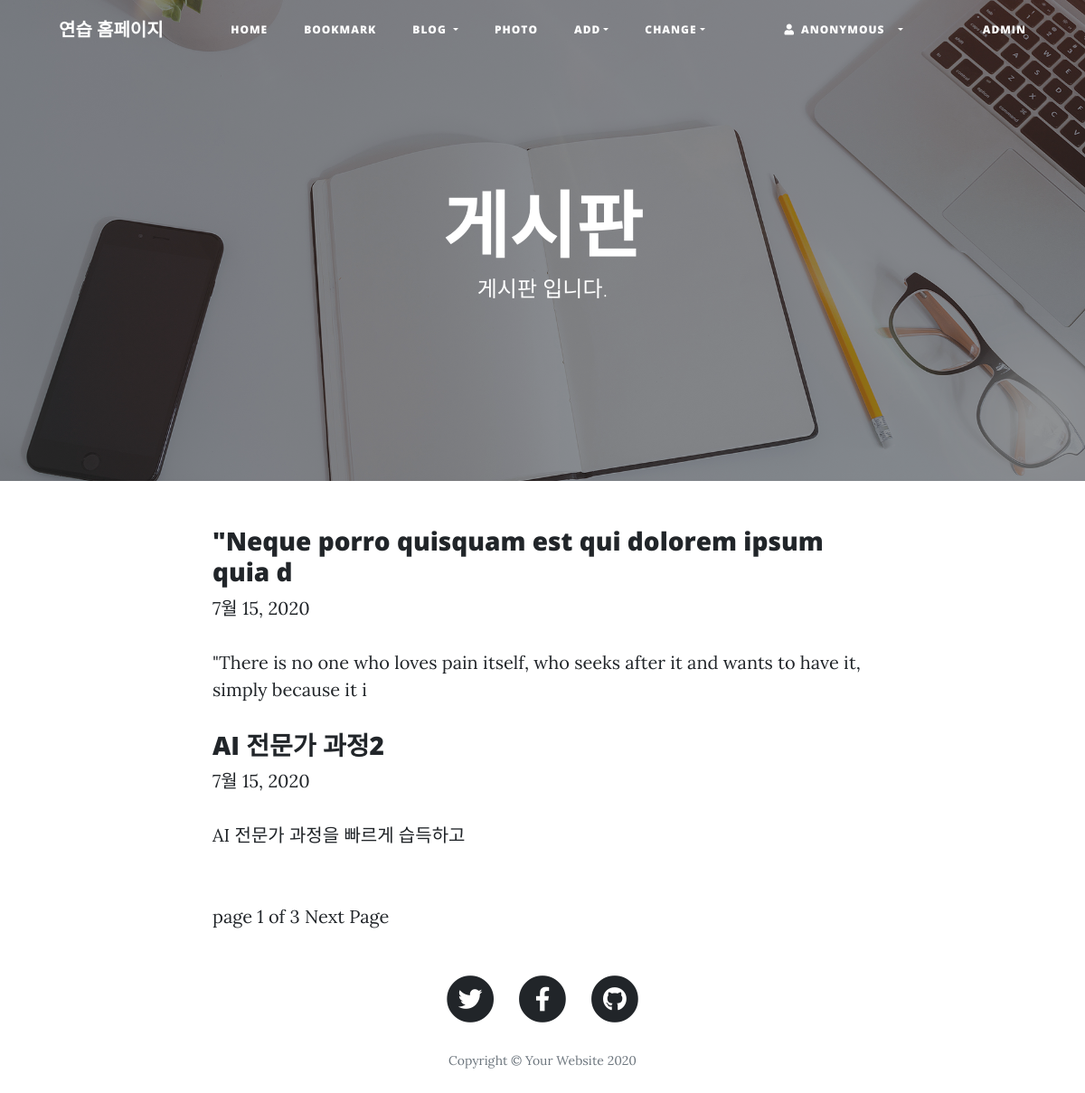
The page /blog/ on the database as committed earlier.
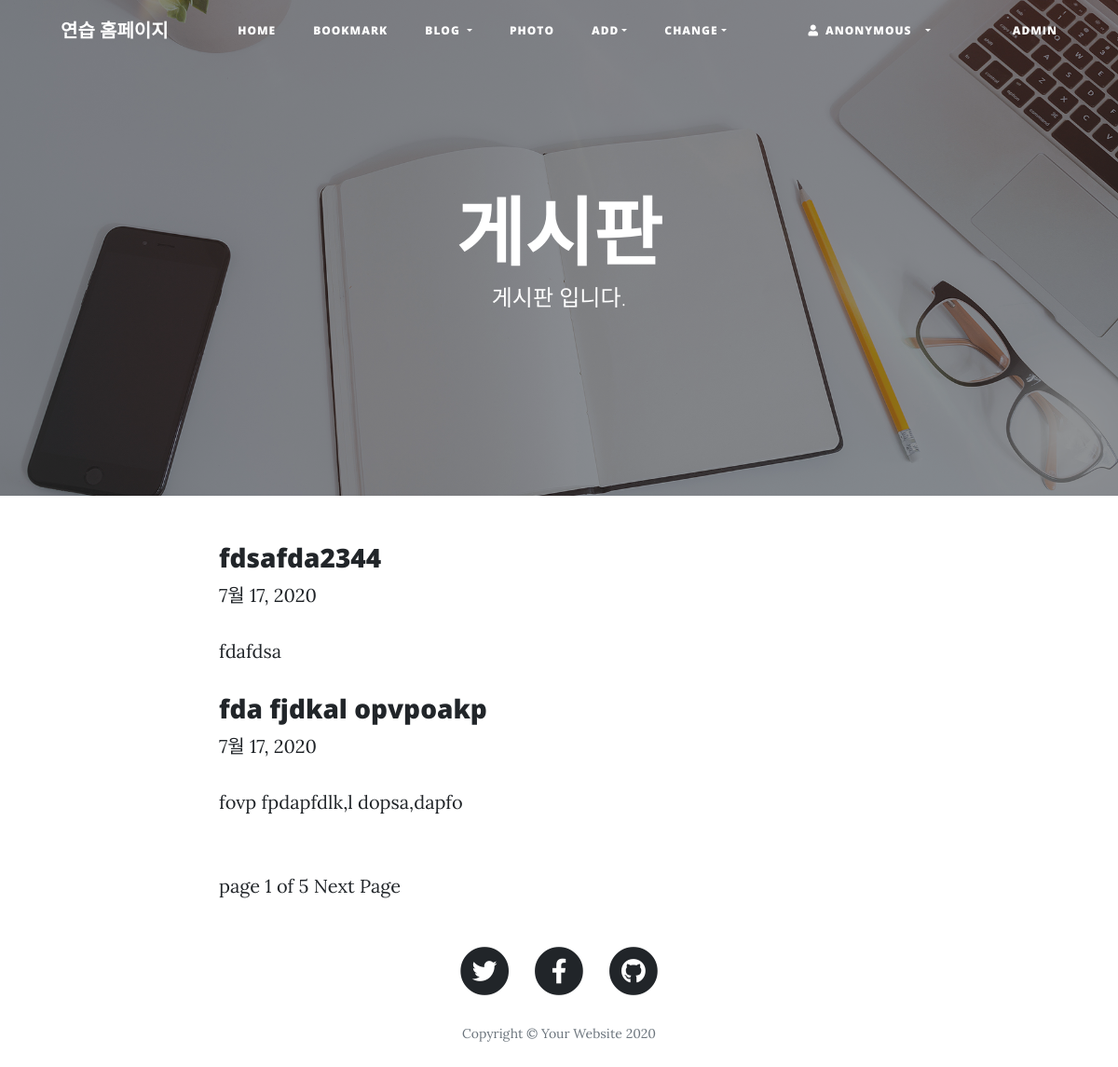
The same page on the database as committed later.
### blog/models.py (models this page shows, shortened)
class Post(models.Model):
    title = models.CharField(verbose_name='TITLE', max_length=50)
    slug = models.SlugField('SLUG', unique=True, allow_unicode=True, help_text='one word for title for title alias.')
    description = models.CharField('DESCRIPTION', max_length=100, blank=True, help_text='simple description text.')
    content = models.TextField('CONTENT')
    create_dt = models.DateTimeField('CREATE DATE', auto_now_add=True)
    modify_dt = models.DateTimeField('MODIFY DATE', auto_now=True)
    tags = TaggableManager(blank=True)
    owner = models.ForeignKey(User, on_delete=models.CASCADE, verbose_name='OWNER', blank=True, null=True)
    class Meta:
        verbose_name = 'post'
        verbose_name_plural = 'posts'
        db_table = 'blog_posts'
        ordering = ('-modify_dt',)
    def get_absolute_url(self):
        return reverse('blog:post_detail', args=(self.slug,))

### blog/views.py (the view)
# urls.py: path('', views.PostLV.as_view(), name='index'),
class PostLV(ListView):
    model = Post
    template_name = 'blog/post_all.html'
    context_object_name = 'posts'
    paginate_by = 2

### blog/templates/blog/post_all.html (shortened to what this page needs)
{% extends 'base.html' %}
{% load static %}
{% block header %}
<header class="masthead" style="background-image: url({% static 'img/home-bg.jpg' %})">
    <div class="overlay"></div>
    <div class="container">
      <div class="row">
        <div class="col-lg-8 col-md-10 mx-auto">
          <div class="site-heading">
            <h1> 게시판 </h1>
            <span class="subheading"> 게시판 입니다.</span>
          </div>
        </div>
      </div>
    </div>
  </header>
{% endblock %}
{% block content %}
<div class="container">
    <div class="row">
      <div class="col-lg-8 col-md-10 mx-auto">
        {% for post in posts %}
            <h3><a href='{{ post.get_absolute_url }}'>{{ post.title }}</a></h3>
            {{ post.modify_dt|date:"N d, Y"}}
            <p>{{ post.description }}</p>
        {% endfor %}
        <br>
        <div>
            <span>
                page {{ page_obj.number }} of {{ page_obj.paginator.num_pages }}
                {% if page_obj.has_next %}
                    <a href="?page={{ page_obj.next_page_number }}">Next Page</a>
                {% endif %}
            </span>
        </div>
      </div>
    </div>
</div>
{% endblock %}

Rows that differ between the two databases and show on the page:
no longer on this page (row unchanged): Post: title "\"Neque porro quisquam est qui dolorem ipsum quia d", modify_dt "7월 15, 2020", description "\"There is no one who loves pain itself, who seeks after it and wants to have it, simply because it i"
no longer on this page (row unchanged): Post: title "AI 전문가 과정2", modify_dt "7월 15, 2020", description "AI 전문가 과정을 빠르게 습득하고"
added Post: title "fdsafda2344", modify_dt "7월 17, 2020", description "fdafdsa"
added Post: title "fda fjdkal opvpoakp", modify_dt "7월 17, 2020", description "fovp fpdapfdlk,l dopsa,dapfo"
Other text that changed with them:
{{ page_obj.paginator.num_pages }}: "3" → "5"
